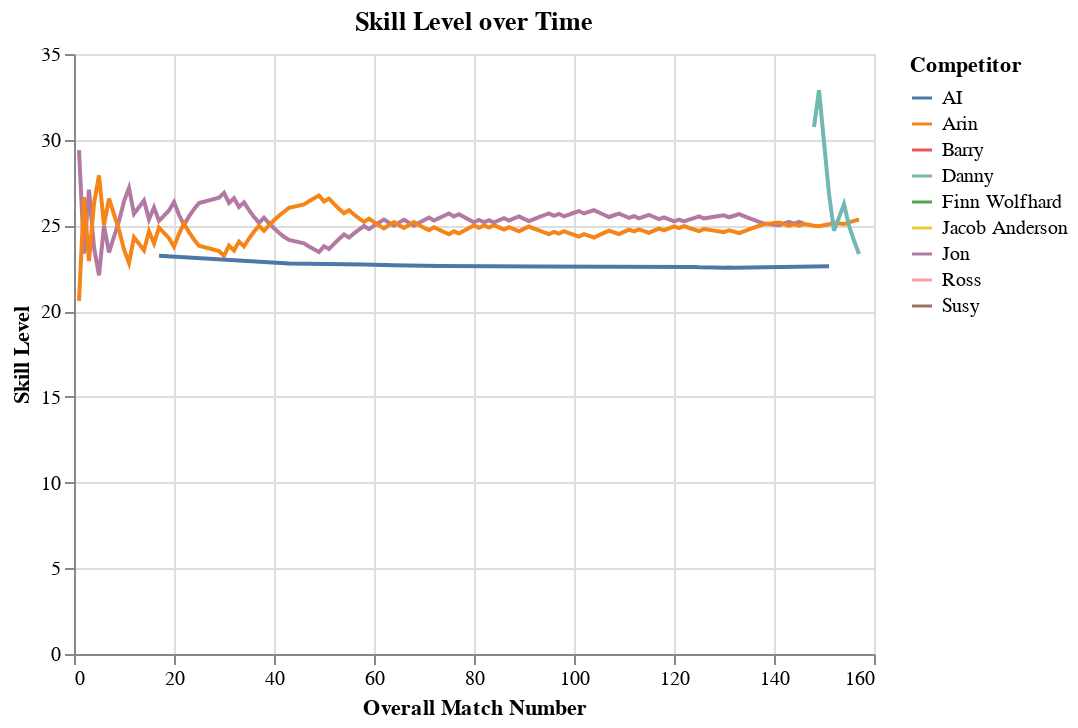

Source (notebook cell):
### Code cell
alt.Chart(competitor_ranking_over_time_df, title='Skill Level over Time').mark_line().encode(
    x='Overall Match Number',
    y=alt.Y('Mu', axis=alt.Axis(title='Skill Level')),
    color='Competitor'
)

### Figure 1 — Vega-Lite specification as saved in the notebook (floating-point values rounded to 4 significant figures; data arrays with more than 128 entries replaced by an {"elided": "..."} marker saying what was removed)
{"config": {"view": {"continuousWidth": 400, "continuousHeight": 300}}, "data": {"name": "data-3e65175a4b25a154fc019878ef435972"}, "mark": "line", "encoding": {"color": {"type": "nominal", "field": "Competitor"}, "x": {"type": "quantitative", "field": "Overall Match Number"}, "y": {"type": "quantitative", "axis": {"title": "Skill Level"}, "field": "Mu"}}, "title": "Skill Level over Time", "$schema": "https://vega.github.io/schema/vega-lite/v4.8.1.json", "datasets": {"data-3e65175a4b25a154fc019878ef435972": {"elided": "303 records"}}}
